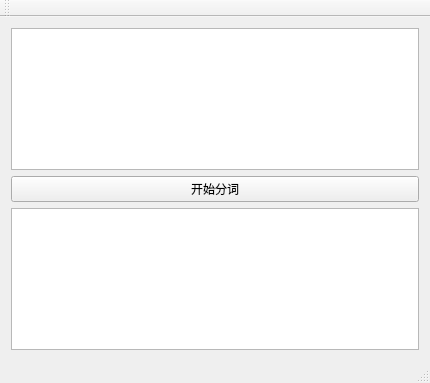
<?xml version="1.0" encoding="UTF-8"?>
<ui version="4.0">
 <class>MainWindow</class>
 <widget class="QMainWindow" name="MainWindow">
  <property name="geometry">
   <rect>
    <x>0</x>
    <y>0</y>
    <width>430</width>
    <height>383</height>
   </rect>
  </property>
  <property name="windowTitle">
   <string>MainWindow</string>
  </property>
  <widget class="QWidget" name="centralWidget">
   <layout class="QVBoxLayout" name="verticalLayout_2">
    <item>
     <layout class="QVBoxLayout" name="verticalLayout">
      <item>
       <widget class="QTextEdit" name="textEdit"/>
      </item>
      <item>
       <widget class="QPushButton" name="word_Button">
        <property name="text">
         <string>开始分词</string>
        </property>
       </widget>
      </item>
      <item>
       <widget class="QTextBrowser" name="text_show">
        <property name="font">
         <font>
          <pointsize>14</pointsize>
          <weight>75</weight>
          <bold>true</bold>
         </font>
        </property>
        <property name="placeholderText">
         <string/>
        </property>
       </widget>
      </item>
     </layout>
    </item>
   </layout>
  </widget>
  <widget class="QMenuBar" name="menuBar">
   <property name="geometry">
    <rect>
     <x>0</x>
     <y>0</y>
     <width>430</width>
     <height>23</height>
    </rect>
   </property>
  </widget>
  <widget class="QToolBar" name="mainToolBar">
   <attribute name="toolBarArea">
    <enum>TopToolBarArea</enum>
   </attribute>
   <attribute name="toolBarBreak">
    <bool>false</bool>
   </attribute>
  </widget>
  <widget class="QStatusBar" name="statusBar"/>
 </widget>
 <layoutdefault spacing="6" margin="11"/>
 <resources/>
 <connections/>
</ui>
